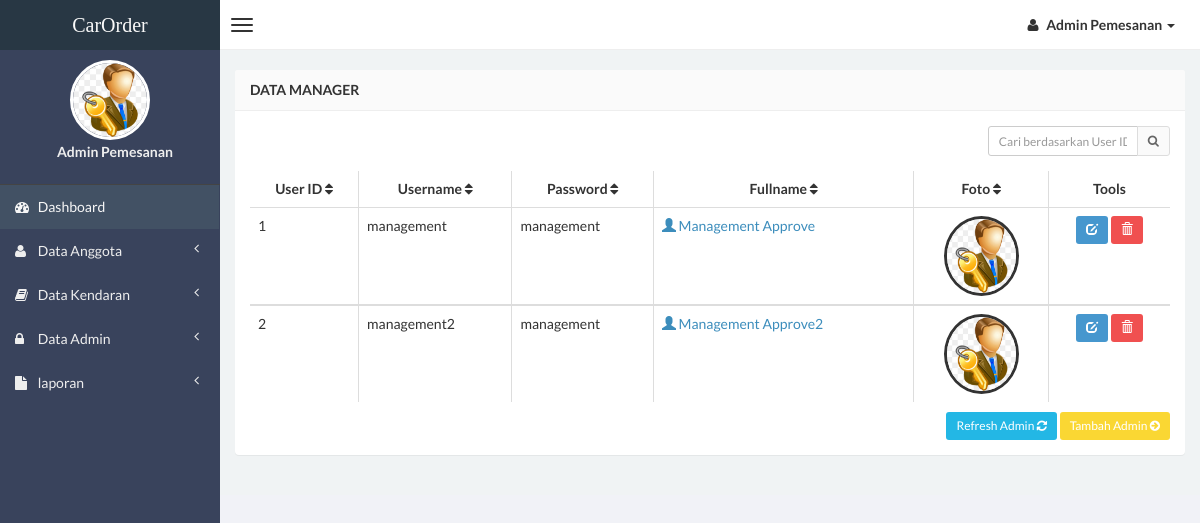
Screenshot of /management/admin.php (signed in) with the database file from the repository.
### tables this page shows
CREATE TABLE IF NOT EXISTS `management` (
`user_id` int(2) NOT NULL ,
  `username` varchar(15) NOT NULL,
  `password` varchar(15) NOT NULL,
  `fullname` varchar(30) NOT NULL,
  `gambar` varchar(30) NOT NULL
);

### management/admin.php (the view, shortened to what this page needs)
<?php
if (empty($_SESSION['username'])){
	header('location:../index.php');
} else {
?>
<!DOCTYPE html>
<html>
<head>
    <link href="../css/bootstrap.min.css" rel="stylesheet" type="text/css" />
    <link href="../css/font-awesome.min.css" rel="stylesheet" type="text/css" />
    <link href="../css/ionicons.min.css" rel="stylesheet" type="text/css" />
    <link href="../css/morris/morris.css" rel="stylesheet" type="text/css" />
    <link href="../css/jvectormap/jquery-jvectormap-1.2.2.css" rel="stylesheet" type="text/css" />
    <link href="../css/datepicker/datepicker3.css" rel="stylesheet" type="text/css" />
    <link href="../css/daterangepicker/daterangepicker-bs3.css" rel="stylesheet" type="text/css" />
    <link href="../css/iCheck/all.css" rel="stylesheet" type="text/css" />
    <link href="../css/style.css" rel="stylesheet" type="text/css" />
      </head>
      <body class="skin-black">
        <header class="header">
            <a href="index.php" class="logo">
                CarOrder
            </a>
            <nav class="navbar navbar-static-top" role="navigation">
                <a href="#" class="navbar-btn sidebar-toggle" data-toggle="offcanvas" role="button">
                    <span class="icon-bar"></span>
                    <span class="icon-bar"></span>
                    <span class="icon-bar"></span>
                </a>
                <div class="navbar-right">
                    <ul class="nav navbar-nav">
                        <li class="dropdown user user-menu">
                            <a href="#" class="dropdown-toggle" data-toggle="dropdown">
                                <i class="fa fa-user"></i>
                                <span><?php echo $_SESSION['fullname']; ?> <i class="caret"></i></span>
                            </a>
                                </li>
                            </ul>
                        </div>
                    </nav>
                </header>
<?php } ?>
                <div class="wrapper row-offcanvas row-offcanvas-left">
                    <aside class="left-side sidebar-offcanvas">
                        <section class="sidebar">
                            <div class="user-panel">
                                <div>
                                    <center><img src="<?php echo $_SESSION['gambar']; ?>" height="80" width="80" class="img-circle" alt="User Image" style="border: 3px solid white;" /></center>
                                </div>
                                <div class="info">
                                    <center><p><?php echo $_SESSION['fullname']; ?></p></center>
                                </div>
                            </div>
                            <?php include "menu.php"; ?>
                        </section>
                    </aside>
                    <aside class="right-side">
                <section class="content">
                    <div class="row">
                        <div class="col-xs-12">
                            <div class="panel">
                                <header class="panel-heading">
                                    <b>Data Manager</b>
                                </header>
                                <div class="panel-body table-responsive">
                                    <div class="box-tools m-b-15">
                                    <form action="admin.php" method="POST">
                                        <div class="input-group">
                                        <input type='text' class="form-control input-sm pull-right" style="width: 150px;"  name='qcari' placeholder='Cari berdasarkan User ID dan Username' required />
                                            <div class="input-group-btn">
                                                <button class="btn btn-sm btn-default" type="submit"><i class="fa fa-search"></i></button>
                                            </div>
                                        </div>
                                    </form>
                                    </div>
                                    <?php
                    $query1="select * from management";
                    $tampil=mysqli_query($conn,$query1) or die(mysqli_error($conn));
                    ?>
                                    <table id="example" class="table table-hover table-bordered">
                  <thead>
                      <tr>
                        <th><center>User ID <i class="fa fa-sort"></i></center></th>
                        <th><center>Username <i class="fa fa-sort"></i></center></th>
                        <th><center>Password <i class="fa fa-sort"></i></center></th>
                        <th><center>Fullname <i class="fa fa-sort"></i></center></th>
                        <th><center>Foto <i class="fa fa-sort"></i></center></th>
                        <th><center>Tools</center></th>
                      </tr>
                  </thead>
                     <?php while($data=mysqli_fetch_array($tampil))
                    { ?>
                    <tbody>
                    <tr>
                    <td><?php echo $data['user_id']; ?></td>
                    <td><?php echo $data['username'];?></td>
                    <td><?php echo $data['password'];?></td>
                    <td><a href="detail-admin.php?hal=edit&kd=<?php echo $data['user_id'];?>"><span class="glyphicon glyphicon-user"></span> <?php echo $data['fullname']; ?></a></td>
                    <td><center><img src="<?php echo $data['gambar']; ?>" class="img-circle" height="80" width="75" style="border: 3px solid #333333;" /></center></td>
                    <td><center><div id="thanks"><a class="btn btn-sm btn-primary" data-placement="bottom" data-toggle="tooltip" title="Edit Admin" href="edit-admin.php?hal=edit&kd=<?php echo $data['user_id'];?>"><span class="glyphicon glyphicon-edit"></span></a>
                    <a onclick="return confirm ('Yakin hapus <?php echo $data['fullname'];?>.?');" class="btn btn-sm btn-danger tooltips" data-placement="bottom" data-toggle="tooltip" title="Hapus Admin" href="hapus-admin.php?hal=hapus&kd=<?php echo $data['user_id'];?>"><span class="glyphicon glyphicon-trash"></a></center></td></tr></div>
                 <?php
              }
              ?>
                <div class="text-right" style="margin-top: 10px;">
                 <a href="admin.php" class="btn btn-sm btn-info">Refresh Admin <i class="fa fa-refresh"></i></a> <a href="input-admin.php" class="btn btn-sm btn-warning">Tambah Admin <i class="fa fa-arrow-circle-right"></i></a>
                </div>
                                </div>
                            </div>
                        </div>
</body>
</html>

### rows the page displays
management: user_id "1", username "management", password "management", fullname "Management Approve", gambar (picture)
management: user_id "2", username "management2", password "management", fullname "Management Approve2", gambar (picture)

### other values shown
$_SESSION['fullname'] "Admin Pemesanan"
